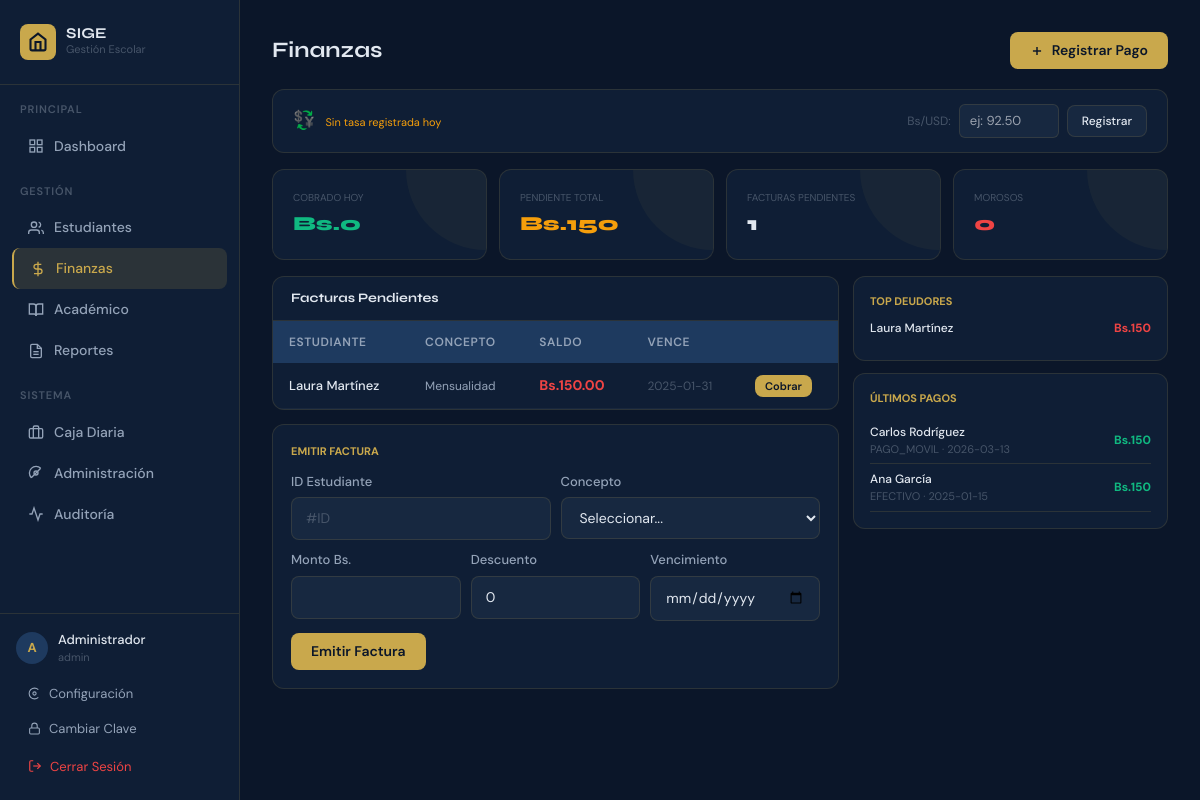
Before: /finanzas/ (signed in) with the older database file.
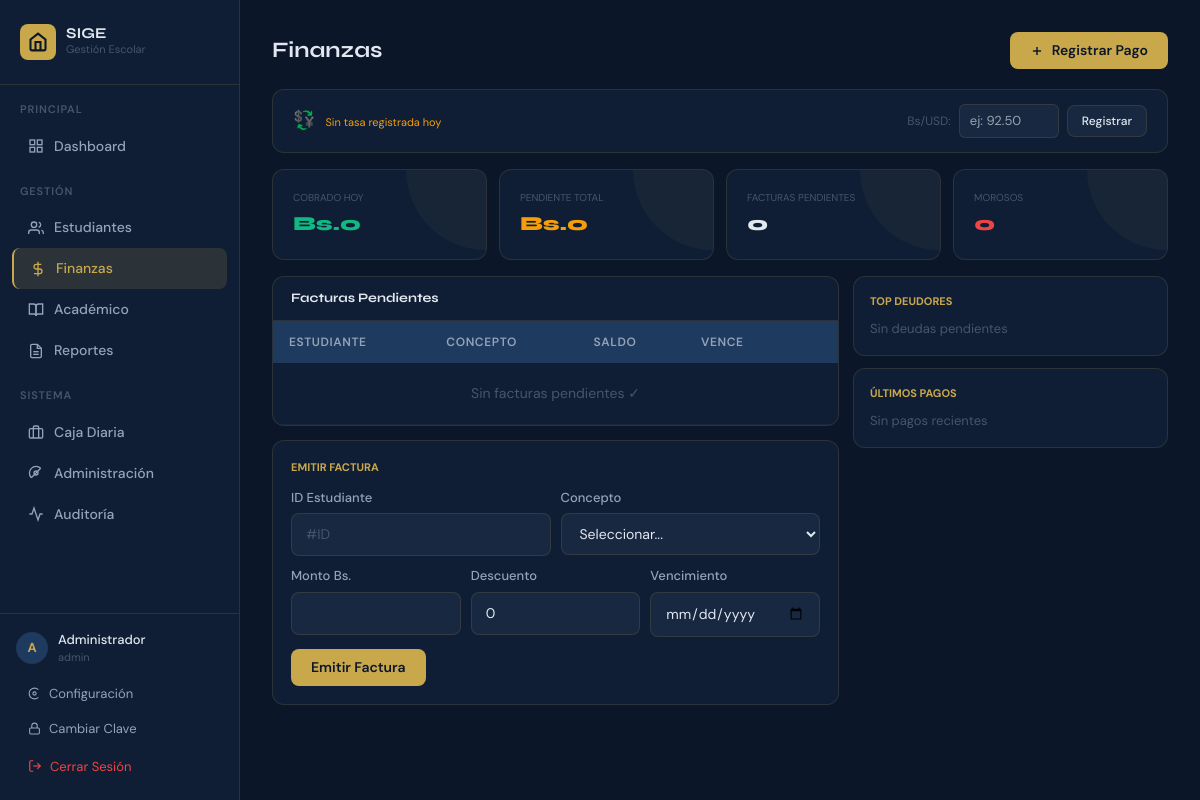
After: the same page with the newer database file.
### tables this page shows
CREATE TABLE invoices (
            id INTEGER PRIMARY KEY AUTOINCREMENT,
            invoice_number TEXT NOT NULL UNIQUE,
            student_id INTEGER NOT NULL REFERENCES students(id),
            concept_id INTEGER NOT NULL REFERENCES fee_concepts(id),
            amount REAL NOT NULL,
            discount REAL NOT NULL DEFAULT 0,
            net_amount REAL NOT NULL,
            due_date TEXT NOT NULL,
            paid_amount REAL NOT NULL DEFAULT 0,
            status TEXT NOT NULL DEFAULT 'PENDIENTE',
            school_year_id INTEGER NOT NULL REFERENCES school_years(id),
            created_at TEXT NOT NULL DEFAULT (datetime('now')),
            created_by INTEGER NOT NULL REFERENCES users(id),
            CHECK(status IN ('PENDIENTE','PARCIAL','PAGADO','ANULADO'))
        );

CREATE TABLE fee_concepts (
            id INTEGER PRIMARY KEY AUTOINCREMENT,
            name TEXT NOT NULL,
            amount REAL NOT NULL,
            recurrent INTEGER NOT NULL DEFAULT 1,
            active INTEGER NOT NULL DEFAULT 1
        );

CREATE TABLE students (
            id INTEGER PRIMARY KEY AUTOINCREMENT,
            cedula_enc TEXT UNIQUE,
            first_name TEXT NOT NULL,
            last_name TEXT NOT NULL,
            birth_date TEXT NOT NULL,
            gender TEXT NOT NULL,
            section_id INTEGER REFERENCES sections(id),
            representative_id INTEGER NOT NULL REFERENCES representatives(id),
            status TEXT NOT NULL DEFAULT 'ACTIVO',
            enrollment_date TEXT NOT NULL DEFAULT (date('now')),
            created_at TEXT NOT NULL DEFAULT (datetime('now')),
            CHECK(status IN ('ACTIVO','MOROSO','RETIRADO','EGRESADO'))
        );

CREATE TABLE payments (
            id INTEGER PRIMARY KEY AUTOINCREMENT,
            payment_number TEXT NOT NULL UNIQUE,
            invoice_id INTEGER NOT NULL REFERENCES invoices(id),
            amount REAL NOT NULL,
            payment_method TEXT NOT NULL,
            reference_num TEXT,
            bank TEXT,
            payment_date TEXT NOT NULL,
            notes TEXT,
            created_by INTEGER NOT NULL REFERENCES users(id),
            created_at TEXT NOT NULL DEFAULT (datetime('now')),
            voided INTEGER NOT NULL DEFAULT 0,
            voided_by INTEGER REFERENCES users(id),
            voided_at TEXT
        , payment_subtype TEXT, phone_number TEXT, cedula_payer TEXT, last4_ref TEXT, account_id INTEGER, zelle_email TEXT, zelle_name TEXT, other_desc TEXT);

### routers/finance_router.py (the view)
@bp.route("/")
@login_required
@permission_required("finance", "view")
def index():
    user = current_user()
    with db() as conn:
        today = datetime.date.today().isoformat()
        rate  = _get_today_rate(conn)
        stats = conn.execute("""
            SELECT
                (SELECT COALESCE(SUM(net_amount),0) FROM invoices
                 WHERE status IN ('PENDIENTE','PARCIAL')) as total_pendiente,
                (SELECT COALESCE(SUM(amount),0) FROM payments
                 WHERE payment_date=? AND voided=0) as cobrado_hoy,
                (SELECT COUNT(*) FROM invoices WHERE status='PENDIENTE') as facturas_pendientes,
                (SELECT COUNT(*) FROM students WHERE status='MOROSO') as morosos
        """, (today,)).fetchone()
        totales_hoy = conn.execute("""
            SELECT payment_method,
                   COALESCE(SUM(amount),0) as total,
                   COUNT(*) as n
            FROM payments
            WHERE payment_date=? AND voided=0
            GROUP BY payment_method
        """, (today,)).fetchall()
        invoices = conn.execute("""
            SELECT i.*, s.id as student_id,
                   s.first_name||' '||s.last_name as student_name,
                   fc.name as concept_name,
                   (i.net_amount - i.paid_amount) as balance
            FROM invoices i
            JOIN students s ON s.id=i.student_id
            JOIN fee_concepts fc ON fc.id=i.concept_id
            WHERE i.status IN ('PENDIENTE','PARCIAL')
            ORDER BY i.due_date ASC LIMIT 20
        """).fetchall()
        recent_payments = conn.execute("""
            SELECT p.*, s.first_name||' '||s.last_name as student_name,
                   fc.name as concept_name,
                   (SELECT COUNT(*) FROM payment_images WHERE payment_id=p.id) as has_image
            FROM payments p
            JOIN invoices i ON i.id=p.invoice_id
            JOIN students s ON s.id=i.student_id
            JOIN fee_concepts fc ON fc.id=i.concept_id
            WHERE p.voided=0
            ORDER BY p.created_at DESC LIMIT 12
        """).fetchall()
        students_with_debt = conn.execute("""
            SELECT s.id, s.first_name||' '||s.last_name as name,
                   s.status,
                   SUM(i.net_amount - i.paid_amount) as debt
            FROM students s JOIN invoices i ON i.student_id=s.id
            WHERE i.status IN ('PENDIENTE','PARCIAL')
            GROUP BY s.id ORDER BY debt DESC LIMIT 10
        """).fetchall()
        concepts_list = conn.execute(
            "SELECT * FROM fee_concepts WHERE active=1 ORDER BY name"
        ).fetchall()
    return render_template("finance/index.html",
        user=user, stats=stats, invoices=invoices,
        recent_payments=recent_payments,
        students_with_debt=students_with_debt,
        concepts_list=concepts_list,
        totales_hoy=totales_hoy,
        rate=rate, today=today)

### auth.py (called while the page is built)
def current_user():
    if "user_id" not in session:
        return None
    return {"id": session["user_id"], "username": session["username"],
            "full_name": session["full_name"], "role_id": session["role_id"]}

def get_user_permissions(role_id):
    with db() as conn:
        rows = conn.execute("""
            SELECT p.module, p.action FROM permissions p
            JOIN role_permissions rp ON rp.permission_id = p.id
            WHERE rp.role_id = ?
        """, (role_id,)).fetchall()
    return {(r["module"], r["action"]) for r in rows}

def has_permission(module, action):
    user = current_user()
    if not user:
        return False
    perms = get_user_permissions(user["role_id"])
    return (module, action) in perms

def login_required(f):
    @functools.wraps(f)
    def decorated(*args, **kwargs):
        if not current_user():
            return redirect(url_for("auth.login"))
        return f(*args, **kwargs)
    return decorated

### database.py (called while the page is built)
@contextmanager
def db():
    conn = get_connection()
    try:
        yield conn
        conn.commit()
    except Exception:
        conn.rollback()
        raise
    finally:
        conn.close()

### templates/finance/index.html (shortened to what the changed rows need)
{% extends "base.html" %}
{% block content %}
<div style="display:flex;justify-content:space-between;align-items:center;margin-bottom:20px;">
  <h1 class="font-display" style="font-size:22px;font-weight:700;color:#E2E8F0;margin:0;">Finanzas</h1>
</div>
<div style="display:grid;grid-template-columns:repeat(4,1fr);gap:12px;margin-bottom:16px;">
  <div class="stat-card">
    <div style="font-size:10px;color:#475569;margin-bottom:4px;">PENDIENTE TOTAL</div>
    <div style="font-size:20px;font-weight:800;color:#F59E0B;font-family:'Syne',sans-serif;">Bs.{{ '%.0f'|format(stats.total_pendiente or 0) }}</div>
  </div>
  <div class="stat-card">
    <div style="font-size:10px;color:#475569;margin-bottom:4px;">FACTURAS PENDIENTES</div>
    <div style="font-size:20px;font-weight:800;color:#E2E8F0;font-family:'Syne',sans-serif;">{{ stats.facturas_pendientes }}</div>
  </div>
</div>
<div style="display:grid;grid-template-columns:1.8fr 1fr;gap:14px;">
  <div>
    <div class="card" style="overflow:hidden;margin-bottom:14px;">
      <table>
        <thead><tr><th>Estudiante</th><th>Concepto</th><th>Saldo</th><th>Vence</th><th></th></tr></thead>
        <tbody>
          {% for inv in invoices %}
          <tr>
            <td style="font-weight:500;font-size:13px;">{{ inv.student_name }}</td>
            <td style="color:#94A3B8;font-size:12px;">{{ inv.concept_name }}</td>
            <td>
              <span style="font-weight:700;color:#EF4444;">Bs.{{ '%.2f'|format(inv.balance) }}</span>
            </td>
            <td style="font-size:12px;color:#475569;">{{ inv.due_date }}</td>
            <td>
              <a href="{{ url_for('finance.nuevo_pago', student_id=inv.student_id, invoice_id=inv.id) }}"
                class="btn-primary" style="text-decoration:none;font-size:11px;padding:4px 10px;">Cobrar</a>
            </td>
          </tr>
          {% else %}
          <tr><td colspan="5" style="text-align:center;padding:20px;color:#475569;">Sin facturas pendientes ✓</td></tr>
          {% endfor %}
        </tbody>
      </table>
    </div>
  </div>
  <div style="display:flex;flex-direction:column;gap:12px;">
    <div class="card" style="padding:16px;">
      <div style="font-size:11px;font-weight:700;color:var(--gold);margin-bottom:10px;">TOP DEUDORES</div>
      {% for s in students_with_debt %}
      <div style="display:flex;justify-content:space-between;align-items:center;margin-bottom:7px;">
        <div style="overflow:hidden;">
          <a href="{{ url_for('students.detail', sid=s.id) }}"
            style="font-size:12px;color:#E2E8F0;text-decoration:none;font-weight:500;
                   overflow:hidden;text-overflow:ellipsis;white-space:nowrap;display:block;max-width:130px;">{{ s.name }}</a>
        </div>
        <div style="text-align:right;">
          <div style="font-size:12px;font-weight:700;color:{% if s.status=='BECADO' %}#60A5FA{% else %}#EF4444{% endif %};">Bs.{{ '%.0f'|format(s.debt) }}</div>
        </div>
      </div>
      {% else %}
      <div style="color:#475569;font-size:13px;">Sin deudas pendientes</div>
      {% endfor %}
    </div>
    <div class="card" style="padding:16px;">
      <div style="font-size:11px;font-weight:700;color:var(--gold);margin-bottom:10px;">ÚLTIMOS PAGOS</div>
      {% for p in recent_payments %}
      <div style="display:flex;justify-content:space-between;align-items:center;padding:6px 0;border-bottom:1px solid var(--border);">
        <div style="flex:1;overflow:hidden;">
          <div style="font-size:12px;font-weight:500;color:#E2E8F0;overflow:hidden;text-overflow:ellipsis;white-space:nowrap;">{{ p.student_name }}</div>
          <div style="font-size:11px;color:#475569;">{{ p.payment_method }} · {{ p.payment_date }}</div>
        </div>
        <div style="display:flex;align-items:center;gap:6px;">
          <div style="text-align:right;">
            <div style="font-size:12px;font-weight:700;color:#10B981;">Bs.{{ '%.0f'|format(p.amount) }}</div>
          </div>
        </div>
      </div>
      {% else %}
      <div style="color:#475569;font-size:13px;">Sin pagos recientes</div>
      {% endfor %}
    </div>
  </div>
</div>
{% endblock %}

Changed rows visible on the page:
removed invoices: student_name "Laura Martínez", concept_name "Mensualidad", balance "150.00", due_date "2025-01-31"
removed students: name "Laura Martínez", debt "150"
removed payments: student_name "Carlos Rodríguez", payment_method "PAGO_MOVIL", payment_date "2026-03-13", amount "150"
removed payments: student_name "Ana García", payment_method "EFECTIVO", payment_date "2025-01-15", amount "150"
Other visible differences:
{{ '%.0f'|format(stats.total_pendiente or 0) }}: "150" → "0"
{{ stats.facturas_pendientes }}: "1" → "0"
text now shown: "Sin facturas pendientes ✓ Sin deudas pendientes Sin pagos recientes"
